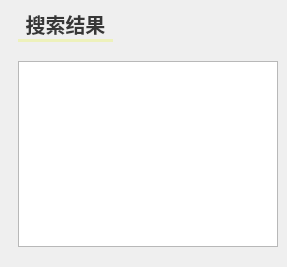
      <widget class="QWidget" name="tab_4">
       <attribute name="title">
        <string>搜索歌单</string>
       </attribute>
       <layout class="QGridLayout" name="gridLayout_3">
        <property name="leftMargin">
         <number>9</number>
        </property>
        <property name="topMargin">
         <number>9</number>
        </property>
        <property name="rightMargin">
         <number>0</number>
        </property>
        <property name="horizontalSpacing">
         <number>9</number>
        </property>
        <property name="verticalSpacing">
         <number>6</number>
        </property>
        <item row="0" column="1">
         <widget class="QTabWidget" name="tabWidget_2">
          <property name="font">
           <font>
            <pointsize>15</pointsize>
            <weight>50</weight>
            <bold>false</bold>
           </font>
          </property>
          <property name="cursor">
           <cursorShape>PointingHandCursor</cursorShape>
          </property>
          <property name="toolTip">
           <string/>
          </property>
          <property name="layoutDirection">
           <enum>Qt::LeftToRight</enum>
          </property>
          <property name="styleSheet">
           <string notr="true">
/*QTabWidget 的样式*/
QTabWidget::pane
{
	top:10px;
    border: none;  
}

QTabBar::tab
{ 
	background:transparent;
	border-bottom: 3px solid rgb(229,223,213);
	font-family:&quot;微软雅黑&quot;;
	font-size:16px;
	padding-left:5px;
	padding-right:5px;
	min-width: 85px;
	min-height:30px;		
}
 
QTabBar::tab:selected
{
	border-bottom: 3px solid rgb(237,241,187);
	color: rgb(55,55,55);
	font-size:20px;
	font-weight: bold;
}



/*
QTabWidget::pane
{
	top:10px;
    border: 0;  
	border-style:hidden;
}

QTabBar::tab
{ 
	background:transparent;
	border-bottom: 3px solid rgb(255,255,255);
	font-family:&quot;微软雅黑&quot;;
	font-size:16px;
	padding-left:5px;
	padding-right:5px;
	min-width: 85px;
	min-height:30px;	
}
 
QTabBar::tab:selected
{
	padding-left:15px;
	border-bottom: 3px solid rgb(236,65,65);
	color: rgb(55,55,55);
	font-size:20px;
	font-weight: bold;
}
*/</string>
          </property>
          <property name="currentIndex">
           <number>0</number>
          </property>
          <widget class="QWidget" name="tab_5">
           <attribute name="title">
            <string>搜索结果</string>
           </attribute>
           <layout class="QGridLayout" name="gridLayout_2">
            <property name="leftMargin">
             <number>0</number>
            </property>
            <property name="topMargin">
             <number>9</number>
            </property>
            <item row="0" column="0">
             <widget class="QTableWidget" name="searchResultTable"/>
            </item>
           </layout>
          </widget>
         </widget>
        </item>
        <item row="0" column="0">
         <spacer name="horizontalSpacer_28">
          <property name="orientation">
           <enum>Qt::Horizontal</enum>
          </property>
          <property name="sizeType">
           <enum>QSizePolicy::Fixed</enum>
          </property>
          <property name="sizeHint" stdset="0">
           <size>
            <width>9</width>
            <height>20</height>
           </size>
          </property>
         </spacer>
        </item>
       </layout>
      </widget>
